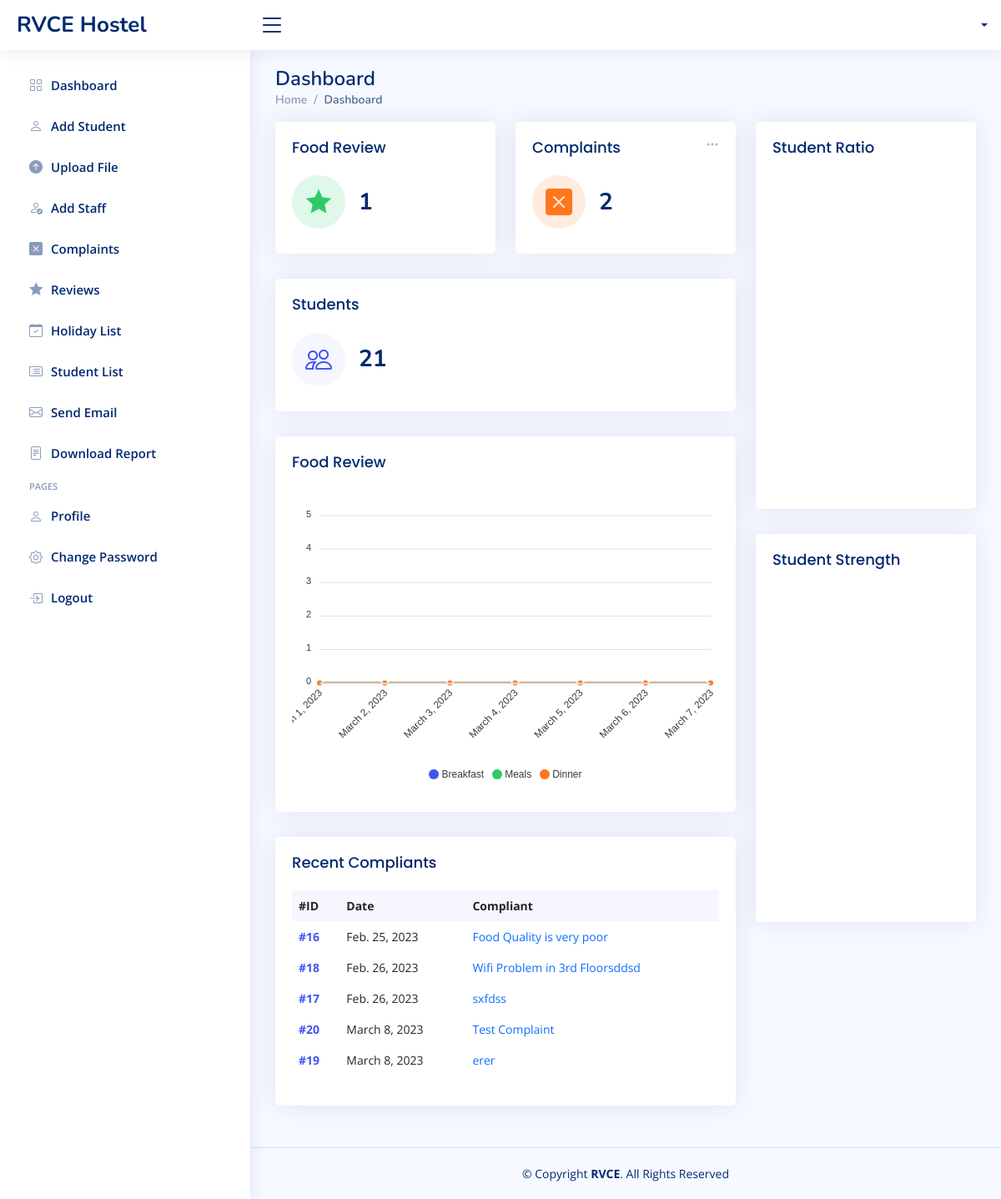
The app's page / (signed in) with its own data.
### baseapp/models.py (models this page shows, shortened)
class Complaints(models.Model):
    complaint_heading = models.CharField(max_length=50)
    complaint = models.TextField(max_length=500)
    date = models.DateField(auto_now_add=True)
    class Meta:
        ordering = [ '-date' ]

### baseapp/views.py (the view)
# urls.py: path('', views.base, name="Home"),
@login_required(login_url='login')
def base(request):
    if request.user.groups.exists():
        if request.user.groups.all()[0].name=="Student":
            return redirect('postComplaint')
    today = dt.today()
    reviews = Reviews.objects.all()
    today_reviews = reviews.filter(date=today).count()
    complaints = Complaints.objects.all()
    complaint_list = complaints[:5:-1]
    today_complaint = complaints.filter(date=today).count()
    week_complaint = complaints.filter(date__week=today.isocalendar()[1]).count()
    month_complaint = complaints.filter(date__month=today.month).count()
    start = today - timedelta(days=7)
    all_weekdays = [start + timedelta(days=d) for d in range(7) ]
    reviews_0 = reviews.filter(date=all_weekdays[0])
    morn_0=0
    aft_0=0
    night_0=0
    count_0 = 0
    for ele in reviews_0:
        morn_0 += ele.morn
        aft_0 += ele.aft
        night_0 += ele.night
        count_0+=1
    if count_0!=0:
        morn_0 = floor(morn_0/count_0)
        aft_0 = floor(aft_0/count_0)
        night_0 = floor(night_0/count_0)
    reviews_1 = reviews.filter(date=all_weekdays[1])
    morn_1=0
    aft_1=0
    night_1=0
    count_1 = 0
    for ele in reviews_1:
        morn_1 += ele.morn
        aft_1 += ele.aft
        night_1 += ele.night
        count_1+=1
    if count_1!=0:
        morn_1 = floor(morn_1/count_1)
        aft_1 = floor(aft_1/count_1)
        night_1 = floor(night_1/count_1)
    reviews_2 = reviews.filter(date=all_weekdays[2])
    morn_2=0
    aft_2=0
    night_2=0
    count_2 = 0
    for ele in reviews_2:
        morn_2 += ele.morn
        aft_2 += ele.aft
        night_2 += ele.night
        count_2+=1
    if count_2!=0:
        morn_2 = floor(morn_2/count_2)
        aft_2 = floor(aft_2/count_2)
        night_2 = floor(night_2/count_2)
    reviews_3 = reviews.filter(date=all_weekdays[3])
    morn_3=0
    aft_3=0
    night_3=0
    count_3 = 0
    for ele in reviews_3:
        morn_3 += ele.morn
        aft_3 += ele.aft
        night_3 += ele.night
        count_3+=1
    if count_3!=0:
        morn_3 = floor(morn_3/count_3)
        aft_3 = floor(aft_3/count_3)
        night_3 = floor(night_3/count_3)
    reviews_4 = reviews.filter(date=all_weekdays[4])
    morn_4=0
    aft_4=0
    night_4=0
    count_4 = 0
    for ele in reviews_4:
        morn_4 += ele.morn
        aft_4 += ele.aft
        night_4 += ele.night
        count_4+=1
    if count_4!=0:
        morn_4 = floor(morn_4/count_4)
        aft_4 = floor(aft_4/count_4)
        night_4 = floor(night_4/count_4)
    reviews_5 = reviews.filter(date=all_weekdays[5])
    morn_5=0
    aft_5=0
    night_5=0
    count_5 = 0
    for ele in reviews_5:
        morn_5 += ele.morn
        aft_5 += ele.aft
        night_5 += ele.night
        count_5+=1
    if count_5!=0:
        morn_5 = floor(morn_5/count_5)
        aft_5 = floor(aft_5/count_5)
        night_5 = floor(night_5/count_5)
    reviews_6 = reviews.filter(date=all_weekdays[6])
    morn_6=0
    aft_6=0
    night_6=0
    count_6 = 0
    for ele in reviews_6:
        morn_6 += ele.morn
        aft_6 += ele.aft
        night_6 += ele.night
        count_6+=1
    if count_6!=0:
        morn_6 = floor(morn_6/count_6)
        aft_6 = floor(aft_6/count_6)
        night_6 = floor(night_6/count_6)
    all_student = Student.objects.all()
    first_students = all_student.filter(year="1")
    second_students = all_student.filter(year="2")
    third_students = all_student.filter(year="3")
    fourth_students = all_student.filter(year="4")
    pg_students = all_student.filter(year="PG")
    first_boys = first_students.filter(gender="M").count()
    first_girls = first_students.count() - first_boys
    second_boys = second_students.filter(gender="M").count()
    second_girls = second_students.count() - second_boys
    third_boys = third_students.filter(gender="M").count()
    third_girls = third_students.count() - third_boys
    fourth_boys = fourth_students.filter(gender="M").count()
    fourth_girls = fourth_students.count() - fourth_boys
    pg_boys = pg_students.filter(gender="M").count()
    pg_girls = pg_students.count() - pg_boys
    context = {
        'reviewCount':today_reviews,
        'first_students': first_students.count(),
        'second_students':second_students.count(),
        'third_students': third_students.count(),
        'fourth_students': fourth_students.count(),
        'pg_students': pg_students.count(),
        'first_boys': first_boys,
        'first_girls': first_girls,
        'second_boys': second_boys,
        'second_girls': second_girls,
        'third_boys': third_boys,
        'third_girls': third_girls,
        'fourth_boys': fourth_boys,
        'fourth_girls': fourth_girls,
        'pg_boys': pg_boys,
        'pg_girls': pg_girls,
        'studentCount': all_student.count(),
        'complaint_list':complaint_list,
        'dates_0':all_weekdays[0],
        'dates_1':all_weekdays[1],
        'dates_2':all_weekdays[2],
        'dates_3':all_weekdays[3],
        'dates_4':all_weekdays[4],
        'dates_5':all_weekdays[5],
        'dates_6':all_weekdays[6],
        'morn_0':morn_0,
        'aft_0':aft_0,
        'night_0':night_0,
        'morn_1':morn_1,
        'aft_1':aft_1,
        'night_1':night_1,
        'morn_2':morn_2,
        'aft_2':aft_2,
        'night_2':night_2,
        'morn_3':morn_3,
        'aft_3':aft_3,
        'night_3':night_3,
        'morn_4':morn_4,
        'aft_4':aft_4,
        'night_4':night_4,
        'morn_5':morn_5,
        'aft_5':aft_5,
        'night_5':night_5,
        'morn_6':morn_6,
        'aft_6':aft_6,
        'night_6':night_6,
        'today_complaint':today_complaint,
        'week_complaint':week_complaint,
        'month_complaint': month_complaint
    }
    return render(request,'index.html',context)

### Templates/index.html (shortened to what this page needs)
{% extends 'base.html'%}
{% load static %}
  {% block content %}
  <main id="main" class="main">
    <div class="pagetitle">
      <h1>Dashboard</h1>
      <nav>
        <ol class="breadcrumb">
          <li class="breadcrumb-item"><a href="{% url 'Home' %}">Home</a></li>
          <li class="breadcrumb-item active">Dashboard</li>
        </ol>
      </nav>
    </div>
    <section class="section dashboard">
      <div class="row">
        <div class="col-lg-8">
          <div class="row">
            <div class="col-xxl-4 col-md-6">
              <div class="card info-card sales-card">
                <div class="card-body">
                  <h5 class="card-title">Food Review</h5>
                  <div class="d-flex align-items-center">
                    <div class="card-icon rounded-circle d-flex align-items-center justify-content-center">
                    </div>
                    <div class="ps-3">
                      <h6>{{reviewCount}}</h6>
                    </div>
                  </div>
                </div>
              </div>
            </div>
            <div class="col-xxl-4 col-md-6">
              <div class="card info-card revenue-card">
                <div class="filter">
                  <a class="icon" href="#" data-bs-toggle="dropdown"><i class="bi bi-three-dots"></i></a>
                </div>
                <div class="card-body">
                  <h5 class="card-title">Complaints</span></h5>
                  <div class="d-flex align-items-center">
                    <div class="card-icon rounded-circle d-flex align-items-center justify-content-center">
                      <i class="bi bi-x-square-fill"></i>
                    </div>
                    <div class="ps-3">
                      <h6 id="comp_count">{{today_complaint}}</h6>
                    </div>
                  </div>
                </div>
              </div>
            </div>
            <div class="col-xxl-4 col-xl-12">
              <div class="card info-card customers-card">
                <div class="card-body">
                  <h5 class="card-title">Students</span></h5>
                  <div class="d-flex align-items-center">
                    <div class="card-icon rounded-circle d-flex align-items-center justify-content-center">
                      <i class="bi bi-people"></i>
                    </div>
                    <div class="ps-3">
                      <h6>{{studentCount}}</h6>
                    </div>
                  </div>
                </div>
              </div>
            </div>
            <div class="col-12">
              <div class="card">
                <div class="card-body">
                  <h5 class="card-title">Food Review</h5>
                  <div id="reportsChart"></div>
                </div>
              </div>
            </div>
            <div class="col-12">
              <div class="card recent-sales overflow-auto">
                <div class="card-body">
                  <h5 class="card-title">Recent Compliants</h5>
                  <table class="table table-borderless">
                    <thead>
                      <tr>
                        <th scope="col">#ID</th>
                        <th scope="col">Date</th>
                        <th scope="col">Compliant</th>
                      </tr>
                    </thead>
                    <tbody>
                      {% for comp in complaint_list %}
                        <tr>
                          <th scope="row"><a href="{% url 'indComplaint' comp.id %}">#{{comp.id}}</a></th>
                          <td>{{comp.date}}</td>
                          <td><a href="{% url 'indComplaint' comp.id %}" class="text-primary">{{comp.complaint_heading}}</a></td>
                        </tr>
                      {% endfor %}
                    </tbody>
                  </table>
                </div>
              </div>
            </div>
          </div>
        </div>
        <div class="col-lg-4">
          <div class="card">
            <div class="card-body pb-0">
              <h5 class="card-title">Student Ratio</h5>
              <div id="budgetChart" style="min-height: 400px;" class="echart"></div>
            </div>
          </div>
          <div class="card">
            <div class="card-body pb-0">
              <h5 class="card-title">Student Strength</h5>
              <div id="trafficChart" style="min-height: 400px;" class="echart"></div>
            </div>
          </div>
        </div>
      </div>
    </section>
  </main>
  {% endblock %}

### static/assets/css/style.css (style rules this page uses)
:root { scroll-behavior: smooth; }
body { font-family: "Open Sans", sans-serif; background: #f6f9ff; color: #444444; }
a { color: #4154f1; text-decoration: none; }
h1, h2, h3, h4, h5, h6 { font-family: "Nunito", sans-serif; }
#main { margin-top: 60px; padding: 20px 30px; transition: all 0.3s; }
.pagetitle { margin-bottom: 10px; }
.pagetitle h1 { font-size: 24px; margin-bottom: 0; font-weight: 600; color: #012970; }
.card { margin-bottom: 30px; border: none; border-radius: 5px; box-shadow: 0px 0 30px rgba(1, 41, 112, 0.1); }
.card-title { padding: 20px 0 15px 0; font-size: 18px; font-weight: 500; color: #012970; font-family: "Poppins", sans-serif; }
.card-body { padding: 0 20px 20px 20px; }
.breadcrumb { font-size: 14px; font-family: "Nunito", sans-serif; color: #899bbd; font-weight: 600; }
.breadcrumb a { color: #899bbd; transition: 0.3s; }
.breadcrumb .breadcrumb-item::before { color: #899bbd; }
.breadcrumb .active { color: #51678f; font-weight: 600; }
@media (min-width: 1200px) { #main, #footer { margin-left: 300px; } }
.dashboard .filter { position: absolute; right: 0px; top: 15px; }
.dashboard .filter .icon { color: #aab7cf; padding-right: 20px; padding-bottom: 5px; transition: 0.3s; font-size: 16px; }
.dashboard .info-card { padding-bottom: 10px; }
.dashboard .info-card h6 { font-size: 28px; color: #012970; font-weight: 700; margin: 0; padding: 0; }
.dashboard .card-icon { font-size: 32px; line-height: 0; width: 64px; height: 64px; flex-shrink: 0; flex-grow: 0; }
.dashboard .sales-card .card-icon { color: #2eca6a; background: #e0f8e9; }
.dashboard .revenue-card .card-icon { color: #ff771d; background: #ffecdf; }
.dashboard .customers-card .card-icon { color: #4154f1; background: #f6f6fe; }
.dashboard .recent-sales { font-size: 14px; }
.dashboard .recent-sales .table thead { background: #f6f6fe; }
.dashboard .recent-sales .table thead th { border: 0; }

### records on screen
Complaints: id "16", date "Feb. 25, 2023", complaint_heading "Food Quality is very poor"
Complaints: id "18", date "Feb. 26, 2023", complaint_heading "Wifi Problem in 3rd Floorsddsd"
Complaints: id "17", date "Feb. 26, 2023", complaint_heading "sxfdss"
Complaints: id "20", date "March 8, 2023", complaint_heading "Test Complaint"
Complaints: id "19", date "March 8, 2023", complaint_heading "erer"

### other values on screen
{{ reviewCount }} "1"
{{ today_complaint }} "2"
{{ studentCount }} "21"
